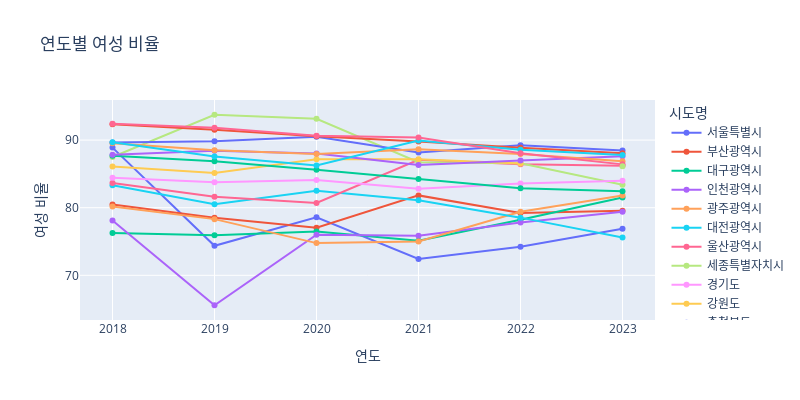

Source (notebook cell):
### Code cell
fig = px.line(df_all, x='연도', y='여성비율', color='시도명',
              title='연도별 여성 비율',
              labels={'연도': '연도', '여성비율': '여성 비율'},
              markers=True,
             width=800,height=400)
fig

### Figure 1 — Plotly figure (JSON) as saved in the notebook; plotly's stock layout.template omitted (floating-point values rounded to 4 significant figures)
{"data": [{"hovertemplate": "시도명=서울특별시<br>연도=%{x}<br>여성 비율=%{y}<extra></extra>", "legendgroup": "서울특별시", "line": {"color": "#636efa", "dash": "solid"}, "marker": {"symbol": "circle"}, "mode": "markers+lines", "name": "서울특별시", "orientation": "v", "showlegend": true, "type": "scatter", "x": [2018, 2019, 2020, 2021, 2022, 2023], "xaxis": "x", "y": [88.89, 74.36, 78.57, 72.41, 74.24, 76.9], "yaxis": "y"}, {"hovertemplate": "시도명=부산광역시<br>연도=%{x}<br>여성 비율=%{y}<extra></extra>", "legendgroup": "부산광역시", "line": {"color": "#EF553B", "dash": "solid"}, "marker": {"symbol": "circle"}, "mode": "markers+lines", "name": "부산광역시", "orientation": "v", "showlegend": true, "type": "scatter", "x": [2018, 2019, 2020, 2021, 2022, 2023], "xaxis": "x", "y": [80.49, 78.52, 77.05, 81.82, 79.21, 79.54], "yaxis": "y"}, {"hovertemplate": "시도명=대구광역시<br>연도=%{x}<br>여성 비율=%{y}<extra></extra>", "legendgroup": "대구광역시", "line": {"color": "#00cc96", "dash": "solid"}, "marker": {"symbol": "circle"}, "mode": "markers+lines", "name": "대구광역시", "orientation": "v", "showlegend": true, "type": "scatter", "x": [2018, 2019, 2020, 2021, 2022, 2023], "xaxis": "x", "y": [76.26, 75.94, 76.48, 75.11, 78.23, 81.51], "yaxis": "y"}, {"hovertemplate": "시도명=인천광역시<br>연도=%{x}<br>여성 비율=%{y}<extra></extra>", "legendgroup": "인천광역시", "line": {"color": "#ab63fa", "dash": "solid"}, "marker": {"symbol": "circle"}, "mode": "markers+lines", "name": "인천광역시", "orientation": "v", "showlegend": true, "type": "scatter", "x": [2018, 2019, 2020, 2021, 2022, 2023], "xaxis": "x", "y": [78.12, 65.57, 76, 75.85, 77.8, 79.41], "yaxis": "y"}, {"hovertemplate": "시도명=광주광역시<br>연도=%{x}<br>여성 비율=%{y}<extra></extra>", "legendgroup": "광주광역시", "line": {"color": "#FFA15A", "dash": "solid"}, "marker": {"symbol": "circle"}, "mode": "markers+lines", "name": "광주광역시", "orientation": "v", "showlegend": true, "type": "scatter", "x": [2018, 2019, 2020, 2021, 2022, 2023], "xaxis": "x", "y": [80.19, 78.31, 74.76, 75, 79.39, 81.8], "yaxis": "y"}, {"hovertemplate": "시도명=대전광역시<br>연도=%{x}<br>여성 비율=%{y}<extra></extra>", "legendgroup": "대전광역시", "line": {"color": "#19d3f3", "dash": "solid"}, "marker": {"symbol": "circle"}, "mode": "markers+lines", "name": "대전광역시", "orientation": "v", "showlegend": true, "type": "scatter", "x": [2018, 2019, 2020, 2021, 2022, 2023], "xaxis": "x", "y": [83.33, 80.52, 82.5, 81.09, 78.53, 75.58], "yaxis": "y"}, {"hovertemplate": "시도명=울산광역시<br>연도=%{x}<br>여성 비율=%{y}<extra></extra>", "legendgroup": "울산광역시", "line": {"color": "#FF6692", "dash": "solid"}, "marker": {"symbol": "circle"}, "mode": "markers+lines", "name": "울산광역시", "orientation": "v", "showlegend": true, "type": "scatter", "x": [2018, 2019, 2020, 2021, 2022, 2023], "xaxis": "x", "y": [83.65, 81.62, 80.7, 87.09, 86.43, 86.21], "yaxis": "y"}, {"hovertemplate": "시도명=세종특별자치시<br>연도=%{x}<br>여성 비율=%{y}<extra></extra>", "legendgroup": "세종특별자치시", "line": {"color": "#B6E880", "dash": "solid"}, "marker": {"symbol": "circle"}, "mode": "markers+lines", "name": "세종특별자치시", "orientation": "v", "showlegend": true, "type": "scatter", "x": [2018, 2019, 2020, 2021, 2022, 2023], "xaxis": "x", "y": [87.5, 93.75, 93.15, 86.73, 86.57, 83.4], "yaxis": "y"}, {"hovertemplate": "시도명=경기도<br>연도=%{x}<br>여성 비율=%{y}<extra></extra>", "legendgroup": "경기도", "line": {"color": "#FF97FF", "dash": "solid"}, "marker": {"symbol": "circle"}, "mode": "markers+lines", "name": "경기도", "orientation": "v", "showlegend": true, "type": "scatter", "x": [2018, 2019, 2020, 2021, 2022, 2023], "xaxis": "x", "y": [84.44, 83.76, 84.09, 82.82, 83.58, 84], "yaxis": "y"}, {"hovertemplate": "시도명=강원도<br>연도=%{x}<br>여성 비율=%{y}<extra></extra>", "legendgroup": "강원도", "line": {"color": "#FECB52", "dash": "solid"}, "marker": {"symbol": "circle"}, "mode": "markers+lines", "name": "강원도", "orientation": "v", "showlegend": true, "type": "scatter", "x": [2018, 2019, 2020, 2021, 2022], "xaxis": "x", "y": [86.08, 85.12, 87.17, 87.16, 86.53], "yaxis": "y"}, {"hovertemplate": "시도명=충청북도<br>연도=%{x}<br>여성 비율=%{y}<extra></extra>", "legendgroup": "충청북도", "line": {"color": "#636efa", "dash": "solid"}, "marker": {"symbol": "circle"}, "mode": "markers+lines", "name": "충청북도", "orientation": "v", "showlegend": true, "type": "scatter", "x": [2018, 2019, 2020, 2021, 2022, 2023], "xaxis": "x", "y": [89.66, 89.82, 90.51, 88.16, 89.24, 88.47], "yaxis": "y"}, {"hovertemplate": "시도명=충청남도<br>연도=%{x}<br>여성 비율=%{y}<extra></extra>", "legendgroup": "충청남도", "line": {"color": "#EF553B", "dash": "solid"}, "marker": {"symbol": "circle"}, "mode": "markers+lines", "name": "충청남도", "orientation": "v", "showlegend": true, "type": "scatter", "x": [2018, 2019, 2020, 2021, 2022, 2023], "xaxis": "x", "y": [92.34, 91.52, 90.58, 89.79, 88.86, 88.07], "yaxis": "y"}, {"hovertemplate": "시도명=전라북도<br>연도=%{x}<br>여성 비율=%{y}<extra></extra>", "legendgroup": "전라북도", "line": {"color": "#00cc96", "dash": "solid"}, "marker": {"symbol": "circle"}, "mode": "markers+lines", "name": "전라북도", "orientation": "v", "showlegend": true, "type": "scatter", "x": [2018, 2019, 2020, 2021, 2022, 2023], "xaxis": "x", "y": [87.67, 86.86, 85.6, 84.23, 82.86, 82.44], "yaxis": "y"}, {"hovertemplate": "시도명=전라남도<br>연도=%{x}<br>여성 비율=%{y}<extra></extra>", "legendgroup": "전라남도", "line": {"color": "#ab63fa", "dash": "solid"}, "marker": {"symbol": "circle"}, "mode": "markers+lines", "name": "전라남도", "orientation": "v", "showlegend": true, "type": "scatter", "x": [2018, 2019, 2020, 2021, 2022, 2023], "xaxis": "x", "y": [87.84, 88.41, 88.03, 86.32, 86.99, 87.6], "yaxis": "y"}, {"hovertemplate": "시도명=경상북도<br>연도=%{x}<br>여성 비율=%{y}<extra></extra>", "legendgroup": "경상북도", "line": {"color": "#FFA15A", "dash": "solid"}, "marker": {"symbol": "circle"}, "mode": "markers+lines", "name": "경상북도", "orientation": "v", "showlegend": true, "type": "scatter", "x": [2018, 2019, 2020, 2021, 2022, 2023], "xaxis": "x", "y": [89.53, 88.51, 87.93, 88.63, 87.94, 86.86], "yaxis": "y"}, {"hovertemplate": "시도명=경상남도<br>연도=%{x}<br>여성 비율=%{y}<extra></extra>", "legendgroup": "경상남도", "line": {"color": "#19d3f3", "dash": "solid"}, "marker": {"symbol": "circle"}, "mode": "markers+lines", "name": "경상남도", "orientation": "v", "showlegend": true, "type": "scatter", "x": [2018, 2019, 2020, 2021, 2022, 2023], "xaxis": "x", "y": [89.67, 87.56, 86.24, 89.94, 88.59, 87.78], "yaxis": "y"}, {"hovertemplate": "시도명=제주특별자치도<br>연도=%{x}<br>여성 비율=%{y}<extra></extra>", "legendgroup": "제주특별자치도", "line": {"color": "#FF6692", "dash": "solid"}, "marker": {"symbol": "circle"}, "mode": "markers+lines", "name": "제주특별자치도", "orientation": "v", "showlegend": true, "type": "scatter", "x": [2018, 2019, 2020, 2021, 2022, 2023], "xaxis": "x", "y": [92.42, 91.82, 90.65, 90.4, 88.04, 86.41], "yaxis": "y"}, {"hovertemplate": "시도명=강원특별자치도<br>연도=%{x}<br>여성 비율=%{y}<extra></extra>", "legendgroup": "강원특별자치도", "line": {"color": "#B6E880", "dash": "solid"}, "marker": {"symbol": "circle"}, "mode": "markers+lines", "name": "강원특별자치도", "orientation": "v", "showlegend": true, "type": "scatter", "x": [2023], "xaxis": "x", "y": [86.15], "yaxis": "y"}], "layout": {"height": 400, "legend": {"title": {"text": "시도명"}, "tracegroupgap": 0}, "title": {"text": "연도별 여성 비율"}, "width": 800, "xaxis": {"anchor": "y", "autorange": true, "domain": [0, 1], "range": [2018.0, 2023.0], "title": {"text": "연도"}, "type": "linear"}, "yaxis": {"anchor": "x", "autorange": true, "domain": [0, 1], "range": [63.39, 95.93], "title": {"text": "여성 비율"}, "type": "linear"}}}
